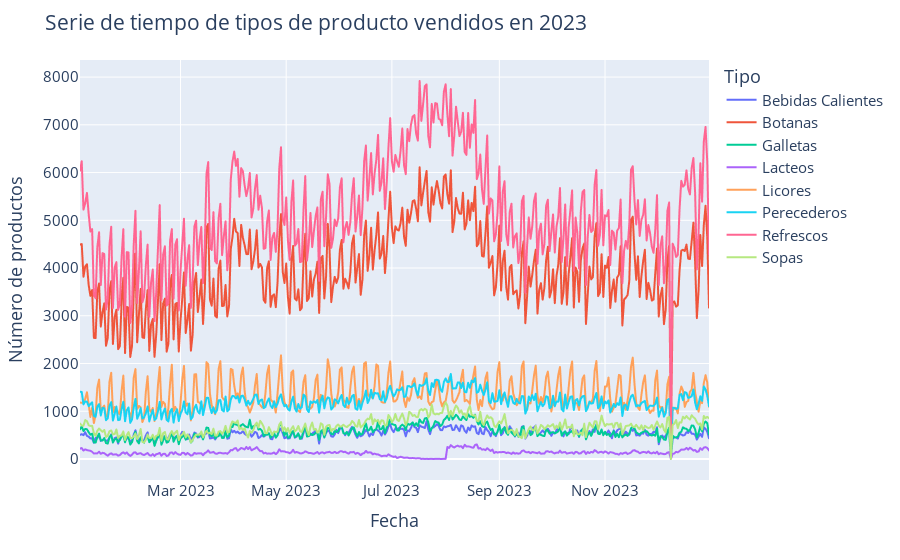

The code cell stored with this chart in its notebook:
### Code cell
plot_series(Ventas_2023_day)

### Figure 1 — Plotly figure (JSON) as saved in the notebook; plotly's stock layout.template omitted (floating-point values rounded to 4 significant figures; data arrays with more than 128 entries replaced by an {"elided": "..."} marker saying what was removed)
{"data": [{"hovertemplate": "variable=Bebidas Calientes<br>STD=%{x}<br>value=%{y}<extra></extra>", "legendgroup": "Bebidas Calientes", "line": {"color": "#636efa", "dash": "solid"}, "marker": {"symbol": "circle"}, "mode": "lines", "name": "Bebidas Calientes", "showlegend": true, "type": "scattergl", "x": {"elided": "364 str values"}, "xaxis": "x", "y": {"elided": "364 int values"}, "yaxis": "y"}, {"hovertemplate": "variable=Botanas<br>STD=%{x}<br>value=%{y}<extra></extra>", "legendgroup": "Botanas", "line": {"color": "#EF553B", "dash": "solid"}, "marker": {"symbol": "circle"}, "mode": "lines", "name": "Botanas", "showlegend": true, "type": "scattergl", "x": {"elided": "364 str values"}, "xaxis": "x", "y": {"elided": "364 int values"}, "yaxis": "y"}, {"hovertemplate": "variable=Galletas<br>STD=%{x}<br>value=%{y}<extra></extra>", "legendgroup": "Galletas", "line": {"color": "#00cc96", "dash": "solid"}, "marker": {"symbol": "circle"}, "mode": "lines", "name": "Galletas", "showlegend": true, "type": "scattergl", "x": {"elided": "364 str values"}, "xaxis": "x", "y": {"elided": "364 int values"}, "yaxis": "y"}, {"hovertemplate": "variable=Lacteos<br>STD=%{x}<br>value=%{y}<extra></extra>", "legendgroup": "Lacteos", "line": {"color": "#ab63fa", "dash": "solid"}, "marker": {"symbol": "circle"}, "mode": "lines", "name": "Lacteos", "showlegend": true, "type": "scattergl", "x": {"elided": "364 str values"}, "xaxis": "x", "y": {"elided": "364 int values"}, "yaxis": "y"}, {"hovertemplate": "variable=Licores<br>STD=%{x}<br>value=%{y}<extra></extra>", "legendgroup": "Licores", "line": {"color": "#FFA15A", "dash": "solid"}, "marker": {"symbol": "circle"}, "mode": "lines", "name": "Licores", "showlegend": true, "type": "scattergl", "x": {"elided": "364 str values"}, "xaxis": "x", "y": {"elided": "364 int values"}, "yaxis": "y"}, {"hovertemplate": "variable=Perecederos<br>STD=%{x}<br>value=%{y}<extra></extra>", "legendgroup": "Perecederos", "line": {"color": "#19d3f3", "dash": "solid"}, "marker": {"symbol": "circle"}, "mode": "lines", "name": "Perecederos", "showlegend": true, "type": "scattergl", "x": {"elided": "364 str values"}, "xaxis": "x", "y": {"elided": "364 int values"}, "yaxis": "y"}, {"hovertemplate": "variable=Refrescos<br>STD=%{x}<br>value=%{y}<extra></extra>", "legendgroup": "Refrescos", "line": {"color": "#FF6692", "dash": "solid"}, "marker": {"symbol": "circle"}, "mode": "lines", "name": "Refrescos", "showlegend": true, "type": "scattergl", "x": {"elided": "364 str values"}, "xaxis": "x", "y": {"elided": "364 int values"}, "yaxis": "y"}, {"hovertemplate": "variable=Sopas<br>STD=%{x}<br>value=%{y}<extra></extra>", "legendgroup": "Sopas", "line": {"color": "#B6E880", "dash": "solid"}, "marker": {"symbol": "circle"}, "mode": "lines", "name": "Sopas", "showlegend": true, "type": "scattergl", "x": {"elided": "364 str values"}, "xaxis": "x", "y": {"elided": "364 int values"}, "yaxis": "y"}], "layout": {"font": {"size": 15}, "legend": {"title": {"text": "Tipo"}, "tracegroupgap": 0}, "margin": {"t": 60}, "title": {"text": "Serie de tiempo de tipos de producto vendidos en 2023"}, "xaxis": {"anchor": "y", "domain": [0, 1], "title": {"text": "Fecha"}}, "yaxis": {"anchor": "x", "domain": [0, 1], "title": {"text": "Número de productos"}}}}
